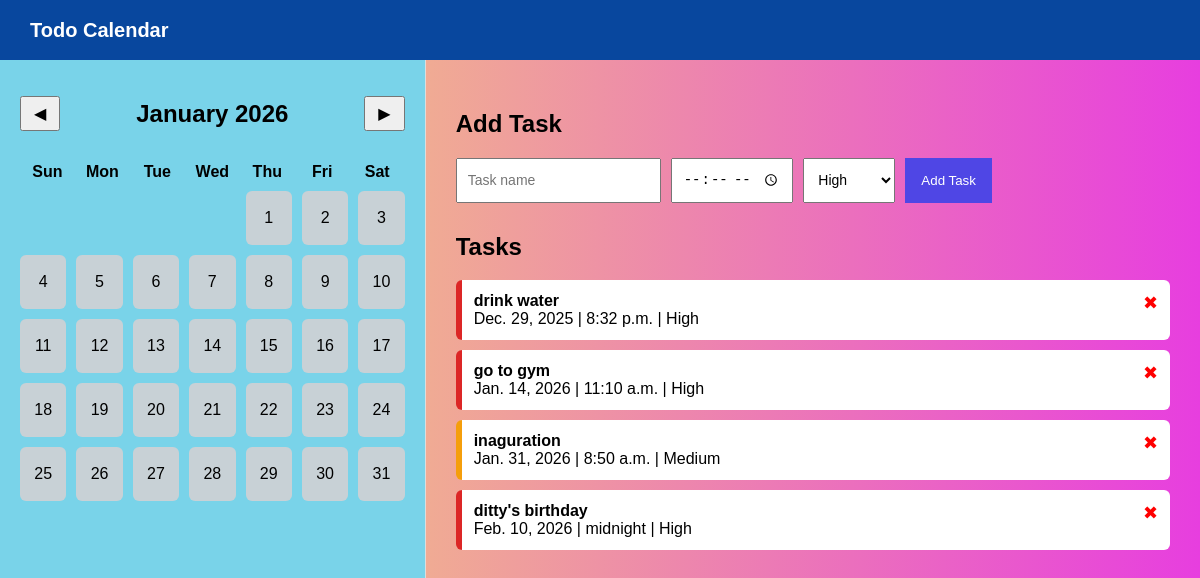
The page / on the database its author committed.
### tasks/models.py (models this page shows, shortened)
class Task(models.Model):
    PRIORITY_CHOICES = [
        ('High', 'High'),
        ('Medium', 'Medium'),
        ('Low', 'Low'),
    ]
    title = models.CharField(max_length=200)
    date = models.DateField()
    time = models.TimeField()
    priority = models.CharField(max_length=10, choices=PRIORITY_CHOICES)
    created_at = models.DateTimeField(auto_now_add=True)

### tasks/views.py (the view)
# urls.py: path('', views.task_list),
def task_list(request):
    tasks = Task.objects.all().order_by('date', 'time')
    return render(request, 'tasks/index.html', {'tasks': tasks})

### tasks/templates/tasks/index.html (shortened to what this page needs)
<!DOCTYPE html>
<html>
<head>
    <link rel="stylesheet" href="/static/style.css">
</head>
<body>
<div class="topbar">
    <div class="brand">Todo Calendar</div>
</div>
<div class="page">
    <div class="left-panel">
    <div class="calendar-header">
        <button id="prevMonth">◀</button>
        <h2 id="monthTitle">January 2026</h2>
        <button id="nextMonth">▶</button>
    </div>
    <div class="weekdays">
        <span>Sun</span><span>Mon</span><span>Tue</span>
        <span>Wed</span><span>Thu</span><span>Fri</span><span>Sat</span>
    </div>
    <div id="calendar"></div>
</div>
    <div class="right-panel">
        <h2>Add Task</h2>
        <form method="POST" action="/add/" class="task-form">
            <input type="text" name="title" placeholder="Task name" required>
            <input type="time" name="time" required>
            <select name="priority">
                <option value="High">High</option>
            </select>
            <button type="submit">Add Task</button>
        </form>
        <h2>Tasks</h2>
        {% for task in tasks %}
        <div class="task {{ task.priority }}">
            <div>
                <strong>{{ task.title }}</strong><br>
                {{ task.date }} | {{ task.time }} | {{ task.priority }}
            </div>
            <a href="/delete/{{ task.id }}/" class="delete">✖</a>
        </div>
        {% endfor %}
    </div>
</div>
</body>
</html>

### tasks/static/style.css (style rules this page uses)
body { margin: 0; font-family: Arial, sans-serif; background: linear-gradient(to right, #f5e76a, #e73edf); }
.page { display: flex; height: 100vh; }
.left-panel { width: 35%; background: rgb(121, 211, 233); padding: 20px; border-right: 1px solid #ddd; }
#monthTitle { text-align: center; margin-bottom: 20px; }
#calendar { display: grid; grid-template-columns: repeat(7, 1fr); gap: 10px; }
.right-panel { width: 65%; padding: 30px; overflow-y: auto; }
.task-form { display: flex; gap: 10px; flex-wrap: wrap; margin-bottom: 30px; }
.task-form input, .task-form select { padding: 10px; font-size: 14px; }
.task-form button { padding: 10px 16px; background: #4f46e5; color: white; border: none; cursor: pointer; }
.task { display: flex; justify-content: space-between; padding: 12px; margin-bottom: 10px; background: white; border-left: 6px solid; border-radius: 6px; }
.task.High { border-color: #dc2626; }
.task.Medium { border-color: #f59e0b; }
.delete { color: red; text-decoration: none; font-size: 18px; }
.calendar-header { display: flex; justify-content: space-between; align-items: center; margin-bottom: 15px; }
.calendar-header button { padding: 6px 12px; font-size: 16px; cursor: pointer; }
.weekdays { display: grid; grid-template-columns: repeat(7, 1fr); text-align: center; font-weight: bold; margin-bottom: 10px; }
.topbar { height: 60px; background: #08479e; color: white; display: flex; align-items: center; padding: 0 30px; font-size: 20px; font-weight: bold; }

### rows shown on the page
Task: title "drink water", date "Dec. 29, 2025", time "8:32 p.m.", priority "High"
Task: title "go to gym", date "Jan. 14, 2026", time "11:10 a.m.", priority "High"
Task: title "inaguration", date "Jan. 31, 2026", time "8:50 a.m.", priority "Medium"
Task: title "ditty's birthday", date "Feb. 10, 2026", time "midnight", priority "High"
